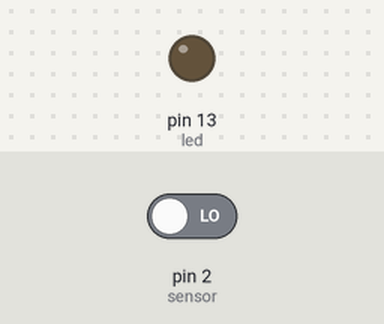
Bench run of a sketch on a simulated Arduino Uno, built with avr-gcc and run on an emulated ATmega328P. On the bench: output pins drawn as LEDs (lit = HIGH). The test bench sets the inputs (shaded band); at power-on: pin 2 (sensor) LOW. What the sketch prints to the serial monitor is not drawn.

Above: at 1.2 s.
1.3 s: pin 2 (sensor) driven HIGH
Timing chart, 0 to 4.3 s (numbered marks = the images above; inputs shaded):
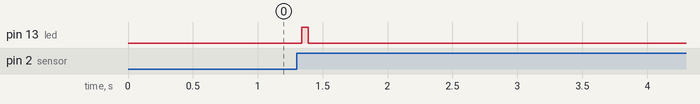

Measured:
- after the input at 1.3 s, pin 13 (led): LOW → HIGH at once, → LOW 0.05 s later

The sketch:

C1.ino
```cpp
const int sensor = 2;
const int led = 13;
int langkah = 0;
bool lastState = LOW;

void setup() {
  pinMode(sensor, INPUT);
  pinMode(led, OUTPUT);
  Serial.begin(9600);

  Serial.println("Sistem Penghitung Langkah");
}

void loop() {
  bool now = digitalRead(sensor);
  if (now == HIGH && lastState == LOW) {
    delay(20);

    if (digitalRead(sensor) == HIGH) {
      langkah++;
      digitalWrite(led, HIGH);
      delay(50);
      digitalWrite(led, LOW);

      float jarak = langkah * 0.75;
      Serial.print("Langkah: ");
      Serial.print(langkah);
      Serial.print(" | Jarak: ");
      Serial.println(jarak);
    }
  }
  lastState = now;
  delay(40);
}
```
